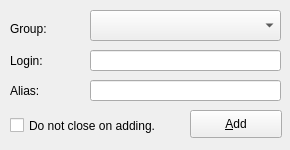
<?xml version="1.0" encoding="UTF-8"?>
<ui version="4.0">
 <class>AddContact</class>
 <widget class="QDialog" name="AddContact">
  <property name="geometry">
   <rect>
    <x>0</x>
    <y>0</y>
    <width>290</width>
    <height>150</height>
   </rect>
  </property>
  <property name="minimumSize">
   <size>
    <width>290</width>
    <height>150</height>
   </size>
  </property>
  <property name="maximumSize">
   <size>
    <width>290</width>
    <height>150</height>
   </size>
  </property>
  <property name="windowTitle">
   <string>Add a contact</string>
  </property>
  <property name="windowIcon">
   <iconset resource="../Images.qrc">
    <normaloff>:/images/qnetsoul.png</normaloff>:/images/qnetsoul.png</iconset>
  </property>
  <widget class="QPushButton" name="addPushButton">
   <property name="geometry">
    <rect>
     <x>190</x>
     <y>110</y>
     <width>92</width>
     <height>28</height>
    </rect>
   </property>
   <property name="text">
    <string>&amp;Add</string>
   </property>
   <property name="autoDefault">
    <bool>false</bool>
   </property>
  </widget>
  <widget class="QLabel" name="loginLabel">
   <property name="geometry">
    <rect>
     <x>10</x>
     <y>50</y>
     <width>51</width>
     <height>21</height>
    </rect>
   </property>
   <property name="text">
    <string>Login:</string>
   </property>
  </widget>
  <widget class="QLineEdit" name="loginLineEdit">
   <property name="geometry">
    <rect>
     <x>90</x>
     <y>50</y>
     <width>191</width>
     <height>21</height>
    </rect>
   </property>
   <property name="maxLength">
    <number>20</number>
   </property>
  </widget>
  <widget class="QCheckBox" name="closingCheckBox">
   <property name="geometry">
    <rect>
     <x>10</x>
     <y>110</y>
     <width>181</width>
     <height>31</height>
    </rect>
   </property>
   <property name="text">
    <string>Do not close on adding.</string>
   </property>
  </widget>
  <widget class="QComboBox" name="groupComboBox">
   <property name="geometry">
    <rect>
     <x>90</x>
     <y>10</y>
     <width>191</width>
     <height>31</height>
    </rect>
   </property>
  </widget>
  <widget class="QLabel" name="groupLabel">
   <property name="geometry">
    <rect>
     <x>10</x>
     <y>20</y>
     <width>51</width>
     <height>17</height>
    </rect>
   </property>
   <property name="text">
    <string>Group:</string>
   </property>
  </widget>
  <widget class="QLabel" name="aliasLabel">
   <property name="geometry">
    <rect>
     <x>10</x>
     <y>80</y>
     <width>51</width>
     <height>21</height>
    </rect>
   </property>
   <property name="text">
    <string>Alias:</string>
   </property>
  </widget>
  <widget class="QLineEdit" name="aliasLineEdit">
   <property name="geometry">
    <rect>
     <x>90</x>
     <y>80</y>
     <width>191</width>
     <height>21</height>
    </rect>
   </property>
   <property name="maxLength">
    <number>20</number>
   </property>
  </widget>
 </widget>
 <tabstops>
  <tabstop>groupComboBox</tabstop>
  <tabstop>loginLineEdit</tabstop>
  <tabstop>aliasLineEdit</tabstop>
  <tabstop>closingCheckBox</tabstop>
  <tabstop>addPushButton</tabstop>
 </tabstops>
 <resources>
  <include location="../Images.qrc"/>
 </resources>
 <connections>
  <connection>
   <sender>loginLineEdit</sender>
   <signal>returnPressed()</signal>
   <receiver>addPushButton</receiver>
   <slot>click()</slot>
   <hints>
    <hint type="sourcelabel">
     <x>106</x>
     <y>61</y>
    </hint>
    <hint type="destinationlabel">
     <x>218</x>
     <y>126</y>
    </hint>
   </hints>
  </connection>
  <connection>
   <sender>aliasLineEdit</sender>
   <signal>returnPressed()</signal>
   <receiver>addPushButton</receiver>
   <slot>click()</slot>
   <hints>
    <hint type="sourcelabel">
     <x>148</x>
     <y>95</y>
    </hint>
    <hint type="destinationlabel">
     <x>251</x>
     <y>124</y>
    </hint>
   </hints>
  </connection>
 </connections>
</ui>
